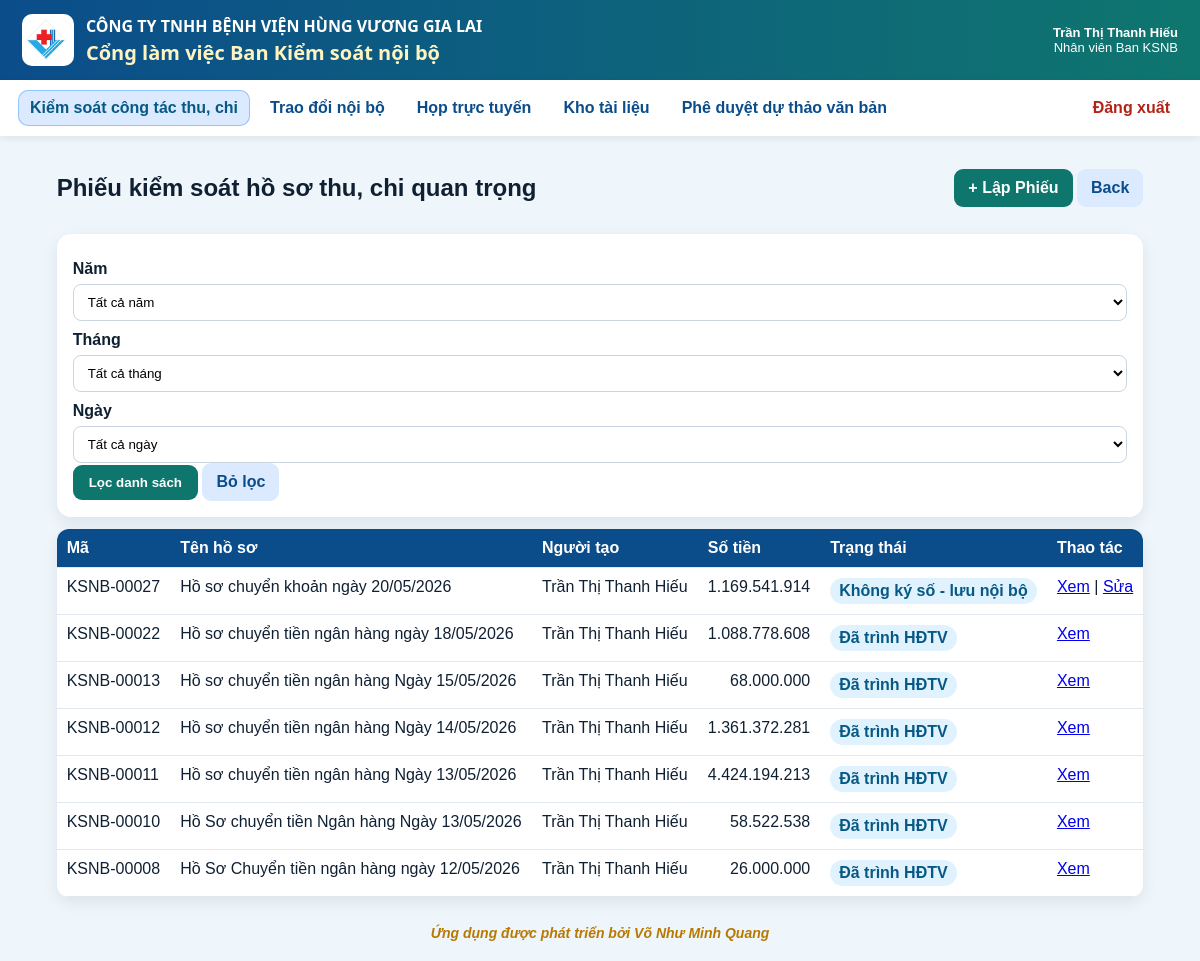
Page /vouchers (signed in) on the committed database.
### app/models.py (models this page shows)
class Users(Base):
    __tablename__ = "users"
    id = Column(Integer, primary_key=True)
    username = Column(String, unique=True, nullable=False, index=True)
    full_name = Column(String, nullable=False)
    password_hash = Column(String, nullable=False)
    unit_code = Column(String, nullable=False, default="THANH_VIEN_TRUNG_TAP")
    role_code = Column(String, nullable=False, default="THANH_VIEN_TRUNG_TAP")
    position_title = Column(String, nullable=False, default="Thành viên trưng tập")
    is_active = Column(Integer, nullable=False, default=1)
    created_at = Column(String, nullable=False)
    status = column_property(
        case(
            (is_active == 1, "ACTIVE"),
            else_="LOCKED",
        )
    )

### tables this page shows
CREATE TABLE vouchers (
                id INTEGER PRIMARY KEY AUTOINCREMENT,
                code TEXT UNIQUE,
                title TEXT NOT NULL,
                hồ_so_type TEXT NOT NULL,
                total_amount REAL DEFAULT 0,
                submitting_unit TEXT,
                sender_name TEXT,
                received_at TEXT,
                approval_target TEXT,
                route_mode TEXT NOT NULL,
                status TEXT NOT NULL DEFAULT 'DRAFT',
                section_iv_result TEXT,
                section_iv_note TEXT,
                section_v_text TEXT,
                section_vi_text TEXT,
                created_by INTEGER NOT NULL,
                current_handler INTEGER,
                created_at TEXT NOT NULL DEFAULT CURRENT_TIMESTAMP,
                updated_at TEXT NOT NULL DEFAULT CURRENT_TIMESTAMP,
                submitted_at TEXT,
                submitted_to_board_at TEXT,
                board_saved_at TEXT,
                FOREIGN KEY(created_by) REFERENCES users(id),
                FOREIGN KEY(current_handler) REFERENCES users(id)
            );

### app/routers/vouchers.py (the view)
@router.get("")
def voucher_list(request: Request):
    denied = require_login(request)
    if denied:
        return denied
    user = request.state.user
    selected_year = str(request.query_params.get("year") or "").strip()
    selected_month = str(request.query_params.get("month") or "").strip()
    selected_day = str(request.query_params.get("day") or "").strip()
    where_parts = ["1=1"]
    params: list = []
    if user["role_code"] in KSNB_ROLES:
        where_parts.append(
            "(v.created_by = ? OR v.status IN ('SUBMITTED_TO_HEAD','HEAD_APPROVED','SUBMITTED_TO_BOARD','BOARD_VIEWED','BOARD_SAVED','NO_SIGNATURE_INTERNAL'))"
        )
        params.append(user["id"])
    elif user["role_code"] in BOARD_ROLES:
        where_parts.append("v.status IN ('SUBMITTED_TO_BOARD','BOARD_VIEWED','BOARD_SAVED')")
    elif user["role_code"] != ROLE_ADMIN:
        where_parts.append("0=1")
    if selected_year:
        where_parts.append("strftime('%Y', v.created_at) = ?")
        params.append(selected_year)
    if selected_month:
        where_parts.append("strftime('%m', v.created_at) = ?")
        params.append(selected_month.zfill(2))
    if selected_day:
        where_parts.append("strftime('%d', v.created_at) = ?")
        params.append(selected_day.zfill(2))
    where = " AND ".join(where_parts)
    with get_conn() as conn:
        years = conn.execute(
            """
            SELECT DISTINCT strftime('%Y', created_at) AS year
            FROM vouchers
            WHERE created_at IS NOT NULL
            ORDER BY year DESC
            """
        ).fetchall()
        rows = conn.execute(
            f"""
            SELECT v.*, u.full_name AS creator_name
            FROM vouchers v
            JOIN users u ON u.id = v.created_by
            WHERE {where}
            ORDER BY v.id DESC
            """,
            params,
        ).fetchall()
    admin_seen_voucher_ids: set[int] = set()
    if user["role_code"] == ROLE_ADMIN:
        with get_conn() as conn:
            seen_rows = conn.execute(
                """
                SELECT voucher_id
                FROM voucher_routes
                WHERE action = 'ADMIN_XEM_PHIEU'
                  AND from_user_id = ?
                """,
                (user["id"],),
            ).fetchall()
        admin_seen_voucher_ids = {int(row["voucher_id"]) for row in seen_rows}
    voucher_rows = []
    for row in rows:
        item = dict(row)
        item["is_new_for_current_user"] = False
        if (
            user["role_code"] == ROLE_ADMIN
            and item["status"] in ("SUBMITTED_TO_HEAD", "SUBMITTED_TO_BOARD")
            and int(item["id"]) not in admin_seen_voucher_ids
        ):
            item["is_new_for_current_user"] = True
        elif user["role_code"] in HEAD_ROLES and item["status"] == "SUBMITTED_TO_HEAD" and item["current_handler"] == user["id"]:
            item["is_new_for_current_user"] = True
        elif user["role_code"] in BOARD_ROLES and item["status"] == "SUBMITTED_TO_BOARD" and (
            item["current_handler"] == user["id"] or item["current_handler"] is None
        ):
            item["is_new_for_current_user"] = True
        voucher_rows.append(item)
    voucher_new_count = sum(1 for item in voucher_rows if item["is_new_for_current_user"])
    months = [f"{i:02d}" for i in range(1, 13)]
    days = [f"{i:02d}" for i in range(1, 32)]
    return templates.TemplateResponse(
        "voucher_list.html",
        {
            "request": request,
            "vouchers": voucher_rows,
            "user": user,
            "status_labels": STATUS_LABELS,
            "years": years,
            "months": months,
            "days": days,
            "selected_year": selected_year,
            "selected_month": selected_month.zfill(2) if selected_month else "",
            "selected_day": selected_day.zfill(2) if selected_day else "",
            "voucher_new_count": voucher_new_count,
        },
    )

### app/templates/voucher_list.html (shortened to what this page needs)
{% extends 'base.html' %}
{% block content %}
<div class="page-head">
  {% if user.role_code in ['TONG_GIAM_DOC','PHO_TGD_THUONG_TRUC','PHO_TONG_GIAM_DOC'] %}
  <h2>Danh sách Phiếu kiểm soát hồ sơ thu, chi quan trọng trình Hội đồng thành viên</h2>
  {% else %}
  <h2>Phiếu kiểm soát hồ sơ thu, chi quan trọng</h2>
  {% endif %}
  <div>
    {% if user.role_code in ['ADMIN','TRUONG_BAN_KSNB','PHO_TRUONG_BAN_KSNB','NHAN_VIEN_KSNB'] %}
    <a class="primary-link voucher-title-font" href="/vouchers/new">+ Lập Phiếu</a>
    {% endif %}
    <a class="secondary-link" href="javascript:history.back()">Back</a>
  </div>
</div>
<div class="panel">
  <form method="get" action="/vouchers" class="grid3">
    <div>
      <label>Năm</label>
      <select name="year">
        <option value="">Tất cả năm</option>
      </select>
    </div>
    <div>
      <label>Tháng</label>
      <select name="month">
        <option value="">Tất cả tháng</option>
      </select>
    </div>
    <div>
      <label>Ngày</label>
      <select name="day">
        <option value="">Tất cả ngày</option>
      </select>
    </div>
    <div style="grid-column:1/-1;">
      <button class="primary voucher-title-font" type="submit">Lọc danh sách</button>
      <a class="secondary-link voucher-title-font" href="/vouchers">Bỏ lọc</a>
    </div>
  </form>
</div>
<table class="table">
  <thead>
    <tr><th>Mã</th><th>Tên hồ sơ</th><th>Người tạo</th><th>Số tiền</th><th>Trạng thái</th><th>Thao tác</th></tr>
  </thead>
  <tbody>
  {% for v in vouchers %}
    <tr class="{% if v.is_new_for_current_user %}voucher-new-row{% endif %}">
      <td>
        {{ v.code }}
      </td>
      <td>{{ v.title }}</td>
      <td>{{ v.creator_name }}</td>
      <td class="num">{{ '{:,.0f}'.format(v.total_amount or 0).replace(',', '.') }}</td>
      <td>
        <span class="badge">{{ status_labels.get(v.status, v.status) }}</span>
      </td>
      <td>
        {% if user.role_code in ['TONG_GIAM_DOC','PHO_TGD_THUONG_TRUC','PHO_TONG_GIAM_DOC'] %}
        <a href="/vouchers/{{ v.id }}/print">Xem</a>
        {% else %}
        <a href="/vouchers/{{ v.id }}">Xem</a>
        {% endif %}
        {% if v.status not in ['SUBMITTED_TO_BOARD','BOARD_VIEWED','BOARD_SAVED'] and (user.role_code == 'ADMIN' or v.created_by == user.id) %}
          |
          <a href="/vouchers/{{ v.id }}/edit">Sửa</a>
        {% endif %}
      </td>
    </tr>
  {% else %}
    <tr><td colspan="6" class="empty">Chưa có Phiếu.</td></tr>
  {% endfor %}
  </tbody>
</table>
{% endblock %}

### app/templates/base.html (shortened to what this page needs)
<!doctype html>
<html lang="vi">
<head>
  <link rel="stylesheet" href="/static/style.css">
</head>
<body class="{% if not request.state.user %}auth-page{% endif %}">
  <header class="topbar">
    <div class="brandbox">
      <img class="brand-logo" src="/static/images/logo.png" alt="Logo">
      <div>
        <div class="company">CÔNG TY TNHH BỆNH VIỆN HÙNG VƯƠNG GIA LAI</div>
        <div class="app-title">Cổng làm việc Ban Kiểm soát nội bộ</div>
      </div>
    </div>
    {% if request.state.user %}
    <div class="userbox">
      <b>{{ request.state.user.full_name }}</b><br>
      <span>{{ request.state.user.position_title }}</span>
    </div>
    {% endif %}
  </header>
  {% if request.state.user %}
  {% set role_code = request.state.user.role_code %}
  {% set is_admin = role_code == 'ADMIN' %}
  {% set is_ksnb = role_code in ['TRUONG_BAN_KSNB', 'PHO_TRUONG_BAN_KSNB', 'NHAN_VIEN_KSNB'] %}
  {% set is_board = role_code in ['TONG_GIAM_DOC', 'PHO_TGD_THUONG_TRUC', 'PHO_TONG_GIAM_DOC'] %}
  <nav class="nav" id="mainNav" aria-label="Điều hướng chính">
    {% if is_admin or is_ksnb or is_board %}
    <a class="hvgl-nav-link {% if request.url.path.startswith('/revenue-control') or request.url.path.startswith('/vouchers') or request.url.path.startswith('/cash-control') or request.url.path.startswith('/control-statistics') %}is-active{% endif %}" href="/revenue-control" data-nav-key="revenue_control">
      <span class="hvgl-nav-text">Kiểm soát công tác thu, chi</span>
    </a>
    {% endif %}
    <a class="hvgl-nav-link {% if request.url.path.startswith('/chat') %}is-active{% endif %}" href="/chat" data-nav-key="chat">
      <span class="hvgl-nav-text">Trao đổi nội bộ</span>
    </a>
    <a class="hvgl-nav-link {% if request.url.path.startswith('/meetings') %}is-active{% endif %}" href="/meetings" data-nav-key="meetings">
      <span class="hvgl-nav-text">Họp trực tuyến</span>
    </a>
    {% if is_admin or is_ksnb %}
    <a class="hvgl-nav-link {% if request.url.path.startswith('/documents') %}is-active{% endif %}" href="/documents" data-nav-key="documents">
      <span class="hvgl-nav-text">Kho tài liệu</span>
    </a>
    {% endif %}
    {% if is_admin or is_ksnb or is_board %}
    <a class="hvgl-nav-link {% if request.url.path.startswith('/draft-approvals') or request.url.path.startswith('/draft-approval') %}is-active{% endif %}" href="/draft-approvals" data-nav-key="draft_approvals">
      <span class="hvgl-nav-text">Phê duyệt dự thảo văn bản</span>
    </a>
    {% endif %}
    <a class="logout" href="/logout">Đăng xuất</a>
  </nav>
  {% endif %}
  <main class="container">
    {% block content %}{% endblock %}
  </main>
  {% if request.state.user %}
  <footer class="app-footer">
    Ứng dụng được phát triển bởi Võ Như Minh Quang
  </footer>
  {% endif %}
</body>
</html>

### app/static/style.css (style rules this page uses)
* { box-sizing:border-box }
body { margin:0;font-family:Arial,Helvetica,sans-serif;background:#eef5fb;color:#102033 }
.topbar { display:flex;justify-content:space-between;gap:16px;align-items:center;padding:14px 22px;background:linear-gradient(90deg,#0b4d8b,#0f766e);color:#fff }
.company { font-weight:700;letter-spacing:.3px }
.app-title { font-size:20px;font-weight:800;color:#f7d354;margin-top:4px }
.userbox { text-align:right;font-size:13px }
.nav { display:flex;gap:8px;align-items:center;flex-wrap:wrap;padding:10px 18px;background:#fff;box-shadow:0 2px 8px rgba(0,0,0,.08) }
.nav a { padding:9px 12px;text-decoration:none;color:#0b4d8b;border-radius:9px;font-weight:700 }
.nav .logout { margin-left:auto;color:#b42318 }
.container { width:calc(100% - 3cm); max-width:none; margin:18px auto; padding:0; }
label { display:block;font-weight:700;margin:10px 0 6px }
input,select,textarea { width:100%;padding:9px 10px;border:1px solid #cbd5e1;border-radius:8px;background:#fff }
.primary,.secondary { border:0;border-radius:9px;padding:10px 16px;font-weight:800;cursor:pointer }
.primary { background:#0f766e;color:#fff }
.primary-link,.secondary-link { display:inline-block;text-decoration:none;border-radius:9px;padding:10px 14px;font-weight:800 }
.primary-link { background:#0f766e;color:#fff }
.secondary-link { background:#dbeafe;color:#0b4d8b }
.page-head { display:flex;justify-content:space-between;align-items:center;gap:12px;margin-bottom:12px }
.panel { background:#fff;border-radius:14px;padding:16px;margin:12px 0;box-shadow:0 5px 16px rgba(15,23,42,.08) }
.table { width:100%;border-collapse:collapse;background:#fff;border-radius:12px;overflow:hidden;box-shadow:0 5px 16px rgba(15,23,42,.08) }
.table th,.table td { padding:10px;border-bottom:1px solid #e2e8f0;vertical-align:top }
.table th { background:#0b4d8b;color:#fff;text-align:left }
.num { text-align:right }
.badge { display:inline-block;background:#e0f2fe;color:#075985;border-radius:999px;padding:4px 9px;font-weight:800 }
.brandbox { display:flex;align-items:center;gap:12px }
.brand-logo { width:52px;height:52px;object-fit:contain;background:#fff;border-radius:10px;padding:4px }

### app/templates/base.html (style rules this page uses)
.company, .app-title { font-family: "Segoe UI", Arial, sans-serif; letter-spacing: 0; line-height: 1.25; }
.company { color: #ffffff; font-weight: 900; text-transform: uppercase; }
.app-title { color: #fff3bf; font-weight: 650; }
.nav a.hvgl-nav-link { position: relative; display: inline-flex; align-items: center; gap: 6px; font-family: inherit; font-weight: 700; border-radius: 10px; transition: background-color 0.15s ease, color 0.15s ease, box-shadow 0.15s ease; }
.nav a.hvgl-nav-link.is-active { background: #dbeafe !important; color: #075985 !important; box-shadow: inset 0 0 0 1px #93c5fd; }
.nav a.hvgl-nav-link.is-active .hvgl-nav-text { color: #075985 !important; }
.app-footer { margin: 18px auto 10px auto; padding: 10px 12px; text-align: center; color: #b77900; font-style: italic; font-weight: 700; font-size: 14px; }

### app/templates/voucher_list.html (style rules this page uses)
.voucher-title-font { font-family: inherit; font-weight: 700; }

### rows in the picture
Users: state.user.full_name "Trần Thị Thanh Hiếu", state.user.position_title "Nhân viên Ban KSNB"
vouchers: code "KSNB-00027", title "Hồ sơ chuyển khoản ngày 20/05/2026", creator_name "Trần Thị Thanh Hiếu", total_amount "1.169.541.914", get "Không ký số - lưu nội bộ"
vouchers: code "KSNB-00022", title "Hồ sơ chuyển tiền ngân hàng ngày 18/05/2026", creator_name "Trần Thị Thanh Hiếu", total_amount "1.088.778.608", get "Đã trình HĐTV"
vouchers: code "KSNB-00013", title "Hồ sơ chuyển tiền ngân hàng Ngày 15/05/2026", creator_name "Trần Thị Thanh Hiếu", total_amount "68.000.000", get "Đã trình HĐTV"
vouchers: code "KSNB-00012", title "Hồ sơ chuyển tiền ngân hàng Ngày 14/05/2026", creator_name "Trần Thị Thanh Hiếu", total_amount "1.361.372.281", get "Đã trình HĐTV"
vouchers: code "KSNB-00011", title "Hồ sơ chuyển tiền ngân hàng Ngày 13/05/2026", creator_name "Trần Thị Thanh Hiếu", total_amount "4.424.194.213", get "Đã trình HĐTV"
vouchers: code "KSNB-00010", title "Hồ Sơ chuyển tiền Ngân hàng Ngày 13/05/2026", creator_name "Trần Thị Thanh Hiếu", total_amount "58.522.538", get "Đã trình HĐTV"
vouchers: code "KSNB-00008", title "Hồ Sơ Chuyển tiền ngân hàng ngày 12/05/2026", creator_name "Trần Thị Thanh Hiếu", total_amount "26.000.000", get "Đã trình HĐTV"
